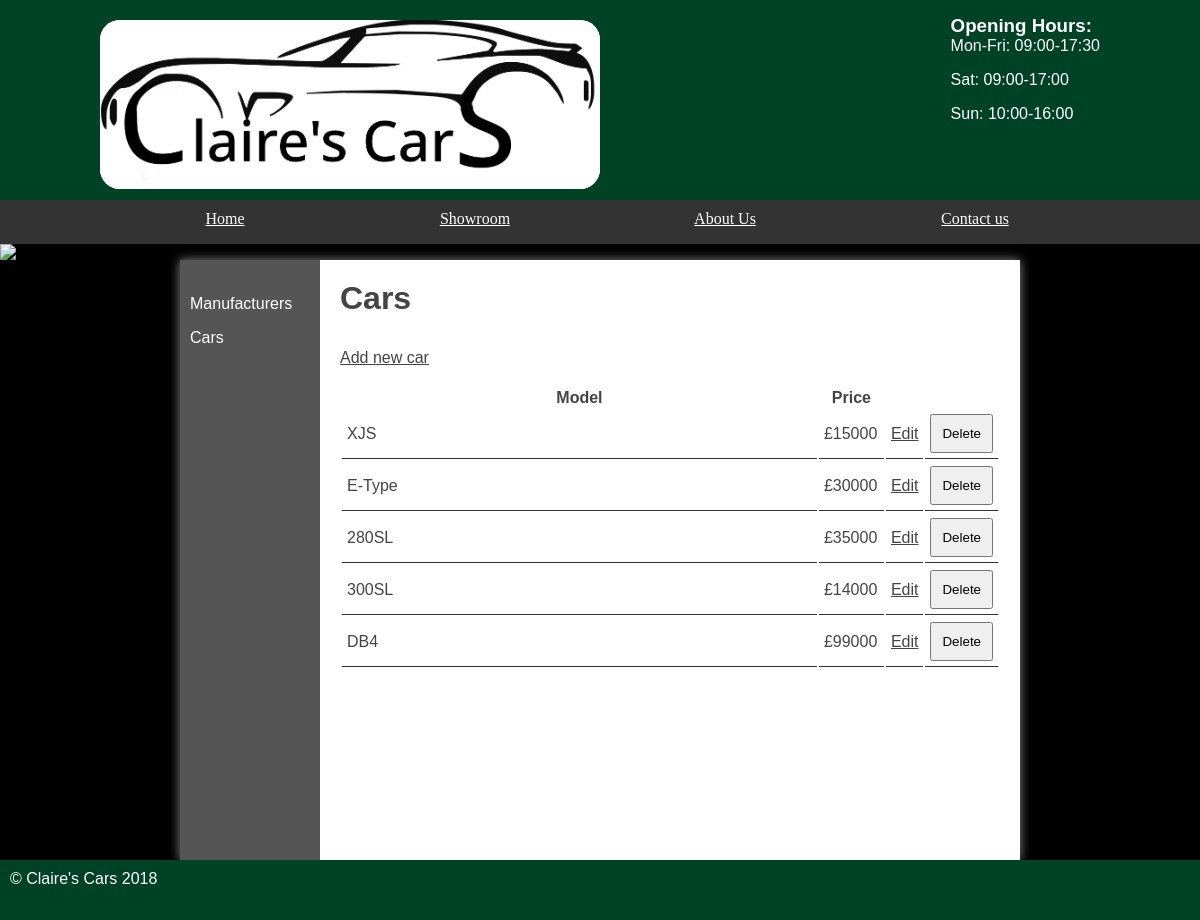
Screenshot of /admin/cars.php (signed in) with the database file from the repository.
### tables this page shows
CREATE TABLE `cars` (
  `id` int(11) NOT NULL AUTO_INCREMENT,
  `name` varchar(45) DEFAULT NULL,
  `price` varchar(45) DEFAULT NULL,
  `manufacturerId` int(11) DEFAULT NULL,
  `description` longblob,
  PRIMARY KEY (`id`)
);

### public/admin/cars.php (the view, shortened to what this page needs)
<?php
$pdo = new PDO('mysql:dbname=cars;host=127.0.0.1', 'student', 'student');
?>
<!DOCTYPE html>
<html>
	<head>
		<link rel="stylesheet" href="/styles.css"/>
	</head>
	<body>
	<header>
		<section>
			<aside>
				<h3>Opening Hours:</h3>
				<p>Mon-Fri: 09:00-17:30</p>
				<p>Sat: 09:00-17:00</p>
				<p>Sun: 10:00-16:00</p>
			</aside>
			<img src="/images/logo.png"/>
		</section>
	</header>
	<nav>
		<ul>
			<li><a href="/">Home</a></li>
			<li><a href="/cars.php">Showroom</a></li>
			<li><a href="/about.html">About Us</a></li>
			<li><a href="/contact.php">Contact us</a></li>
		</ul>
	</nav>
		<img src="/images/randombanner.php"/>
	<main class="admin">
	<section class="left">
		<ul>
			<li><a href="manufacturers.php">Manufacturers</a></li>
			<li><a href="cars.php">Cars</a></li>
		</ul>
	</section>
	<section class="right">
	<?php
		if (isset($_SESSION['loggedin']) && $_SESSION['loggedin'] == true) {
		?>
			<h2>Cars</h2>
			<a class="new" href="addcar.php">Add new car</a>
			<?php
			echo '<table>';
			echo '<thead>';
			echo '<tr>';
			echo '<th>Model</th>';
			echo '<th style="width: 10%">Price</th>';
			echo '<th style="width: 5%">&nbsp;</th>';
			echo '<th style="width: 5%">&nbsp;</th>';
			echo '</tr>';
			$cars = $pdo->query('SELECT * FROM cars');
			foreach ($cars as $car) {
				echo '<tr>';
				echo '<td>' . $car['name'] . '</td>';
				echo '<td>£' . $car['price'] . '</td>';
				echo '<td><a style="float: right" href="editcar.php?id=' . $car['id'] . '">Edit</a></td>';
				echo '<td><form method="post" action="deletecar.php">
				<input type="hidden" name="id" value="' . $car['id'] . '" />
				<input type="submit" name="submit" value="Delete" />
				</form></td>';
				echo '</tr>';
			}
			echo '</thead>';
			echo '</table>';
		}
	?>
</section>
	</main>
	<footer>
		&copy; Claire's Cars 2018
	</footer>
</body>
</html>

### public/styles.css (style rules this page uses)
* { margin: 0; padding: 0; }
html { font-family: 'Oxygen-Regular', verdana, sans-serif; }
body { background-color: #000; }
header { background-color: #004225 ; color: white; height: 200px; }
header img { width: 500px; float: left; background-color: white; border-radius: 20px; margin-top: 20px; }
header aside { float: right; margin-top: 15px; }
header section { width: 1000px; display: block; margin:auto; }
nav { width: 100%; background-color: #333; overflow: auto; }
body > img { width: 100%; display: block; }
nav ul { width: 1000px; margin: auto; display: block; list-style-type: none; }
nav ul li { width: 25%; float: left; overflow: auto; text-align: center; }
nav a { color: white; padding-top: 10px; display: block; }
nav { font-family: 'Anton'; }
header section { display: block; font-family: 'Anton', sans-serif; }
main { min-height: 75vh; background-color: #fff; width: 70vw; display: block; margin: auto; box-shadow: 0px 0px 10px #888; color:#444; }
footer { min-height: 5vh; }
main h2 { font-size:2em; }
p, li, h2 { margin-bottom: 1em; }
footer { background-color: #004225; padding: 10px; color: white; }
form select, form label, form input, form textarea { float: left; width: 200px; padding: 10px; margin-top: 20px; }
input[type="submit"] { clear: both; margin-left: 220px; width: 220px; }
.left ul { list-style-type: none }
section a { color: #444; }
table { width: 100%; margin-top: 20px; }
td { padding: 5px; border-bottom: 1px solid #333; }
.stock, .admin { display: table; }
.stock > ul, .admin .left { width: 10vw; list-style-type: none; display: table-cell; padding: 10px; background-color: #555; margin: 0; }
.stock .products, .admin .right { display: table-cell; padding: 20px; }
.stock > ul a, .admin .left a { color: white; text-decoration: none; }
table td input[type="submit"] { margin: 0; float: right; width: auto; padding: auto; }
.right { padding: 20px; }

### rows the page displays
cars: name "XJS", price "15000"
cars: name "E-Type", price "30000"
cars: name "280SL", price "35000"
cars: name "300SL", price "14000"
cars: name "DB4", price "99000"
